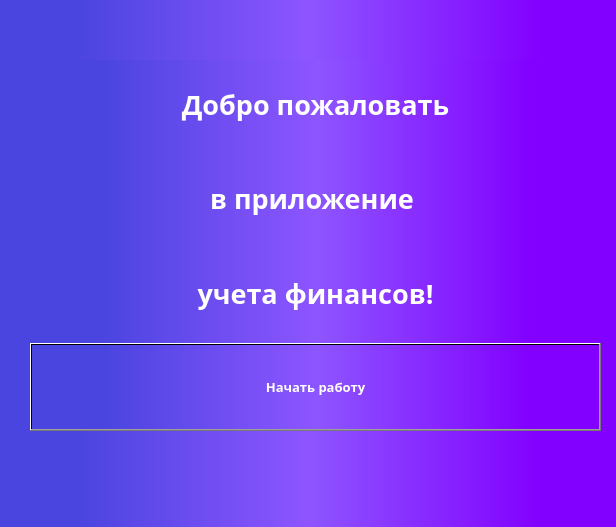
<?xml version="1.0" encoding="UTF-8"?>
<ui version="4.0">
 <class>Dialog</class>
 <widget class="QDialog" name="Dialog">
  <property name="geometry">
   <rect>
    <x>0</x>
    <y>0</y>
    <width>616</width>
    <height>527</height>
   </rect>
  </property>
  <property name="windowTitle">
   <string>Приветствие</string>
  </property>
  <property name="styleSheet">
   <string notr="true">background-color:qlineargradient(spread:pad, x1:0, y1:0, x2:1, y2:0, stop:0.129353 rgba(75, 69, 224, 255), stop:0.502488 rgba(141, 85, 255, 255), stop:0.875622 rgba(130, 0, 255, 255));
font-family: Noto Sans SC;</string>
  </property>
  <widget class="QWidget" name="verticalLayoutWidget">
   <property name="geometry">
    <rect>
     <x>30</x>
     <y>60</y>
     <width>571</width>
     <height>371</height>
    </rect>
   </property>
   <layout class="QVBoxLayout" name="verticalLayout">
    <item>
     <widget class="QLabel" name="label">
      <property name="layoutDirection">
       <enum>Qt::LeftToRight</enum>
      </property>
      <property name="styleSheet">
       <string notr="true">color: rgb(255, 255, 255);
font-weight: bold;
font-size: 20pt;
background-color: none;
border: none;</string>
      </property>
      <property name="text">
       <string>Добро пожаловать</string>
      </property>
      <property name="alignment">
       <set>Qt::AlignCenter</set>
      </property>
     </widget>
    </item>
    <item>
     <widget class="QLabel" name="label_2">
      <property name="styleSheet">
       <string notr="true">color: rgb(255, 255, 255);
font-weight: bold;
font-size: 20pt;
background-color: none;
border: none;</string>
      </property>
      <property name="text">
       <string>в приложение </string>
      </property>
      <property name="alignment">
       <set>Qt::AlignCenter</set>
      </property>
     </widget>
    </item>
    <item>
     <widget class="QLabel" name="label_3">
      <property name="styleSheet">
       <string notr="true">color: rgb(255, 255, 255);
font-weight: bold;
font-size: 20pt;
background-color: none;
border: none;</string>
      </property>
      <property name="text">
       <string>учета финансов!</string>
      </property>
      <property name="alignment">
       <set>Qt::AlignCenter</set>
      </property>
     </widget>
    </item>
    <item>
     <widget class="QPushButton" name="pushButton">
      <property name="maximumSize">
       <size>
        <width>16777215</width>
        <height>100</height>
       </size>
      </property>
      <property name="styleSheet">
       <string notr="true">color: rgb(255, 255, 255);
font-weight: bold;
font-size: 10pt;</string>
      </property>
      <property name="text">
       <string>Начать работу</string>
      </property>
      <property name="iconSize">
       <size>
        <width>20</width>
        <height>20</height>
       </size>
      </property>
      <property name="autoRepeatDelay">
       <number>300</number>
      </property>
     </widget>
    </item>
   </layout>
  </widget>
 </widget>
 <resources/>
 <connections/>
</ui>
